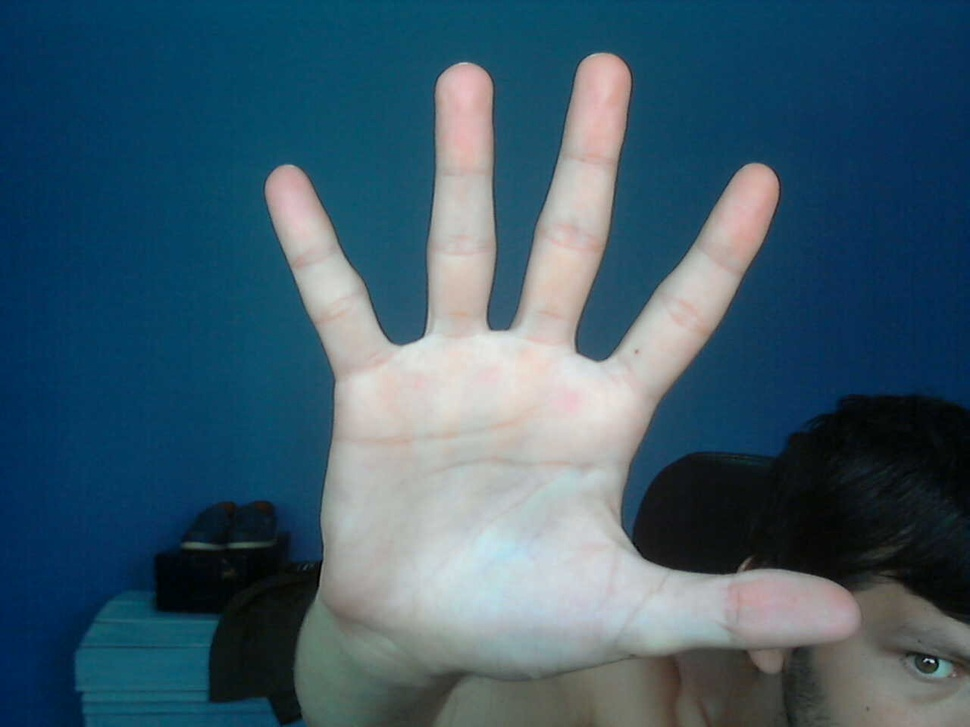
#> input picture Hand_Detection/hand.jpg, 970 x 727 px, shrunk from 1280 x 960 before the run, given in place of the camera
$ python hand.py   (older library calls are emulated)
#> lines starting #> are read from the running program, lines starting #| are printed output that depends on the picture; after the words box and inside, x2 and y2 are one past the last pixel; in counts of white or black regions, pixels touching at a corner belong together
import cv2
import numpy as np
import math
cap = cv2.VideoCapture(0)
count_defects = 0
while(cap.isOpened()):
    ret, img = cap.read()
#> img is the input picture: shape (727, 970, 3); mean B, G, R 107, 90.3, 60.7
    cv2.rectangle(img,(300,300),(100,100),(0,255,0),0)
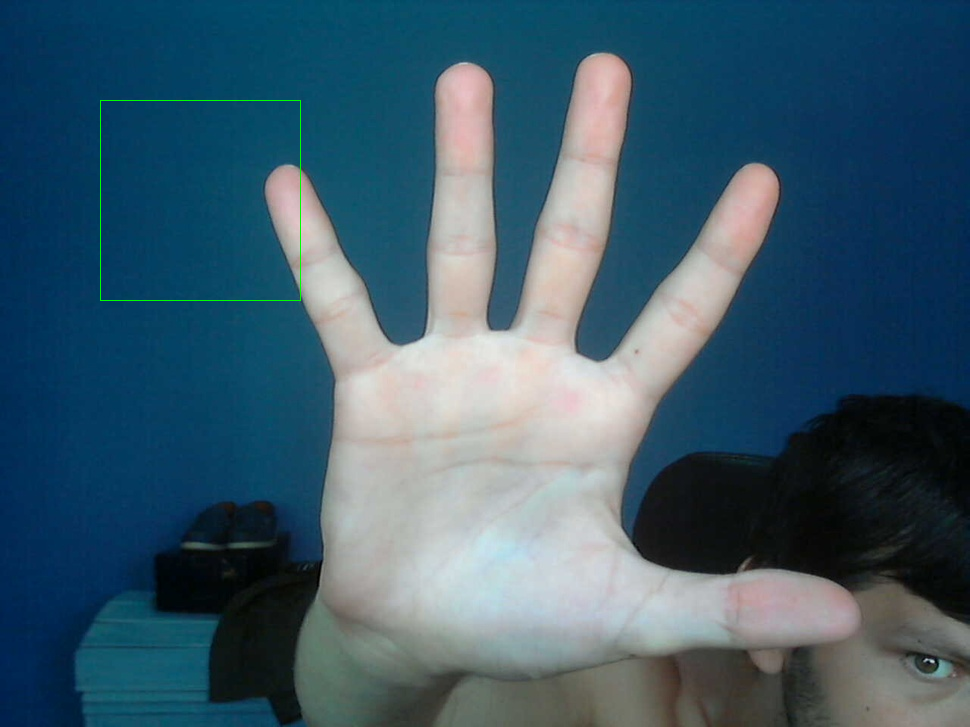
#> img: shape (727, 970, 3); 0.11% of pixels changed, all inside (x1, y1, x2, y2) = (100, 100, 301, 301)
    crop_img = img[100:300, 100:300]
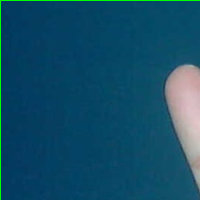
#> crop_img: shape (200, 200, 3); mean B, G, R 103.4, 77.5, 19.1
    value = (35, 35)
    grey = cv2.cvtColor(crop_img, cv2.COLOR_BGR2GRAY)
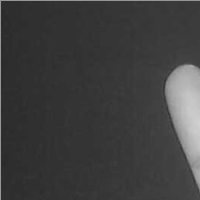
#> grey: shape (200, 200); min 41, max 209, mean 63
    value = (35, 35)
    blurred = cv2.GaussianBlur(grey, value, 0)
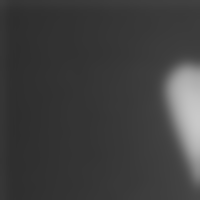
#> blurred: shape (200, 200); min 46, max 201, mean 62.5
    _, threshSkin = cv2.threshold(blurred, 127, 255,cv2.THRESH_BINARY_INV+cv2.THRESH_OTSU)
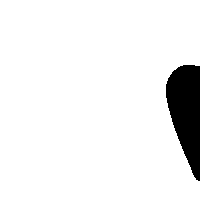
#> threshSkin: shape (200, 200); 93.3% white; 1 black region, box (x1, y1, x2, y2) and area: (166, 65, 200, 181) 2685
    threshSkin = cv2.bitwise_not(threshSkin)
    cv2.imshow('Thresholded', threshSkin)

    drawing = np.zeros(crop_img.shape,np.uint8)

    (version, _, _) = cv2.__version__.split('.')

    if version is '3':
        image, contours, hierarchy = cv2.findContours(threshSkin.copy(), \
               cv2.RETR_TREE, cv2.CHAIN_APPROX_NONE)
    elif version is '2':
        contours, hierarchy = cv2.findContours(threshSkin.copy(),cv2.RETR_TREE, \
               cv2.CHAIN_APPROX_NONE)

#> (the run stopped early here; a loop or call above may not have finished)
